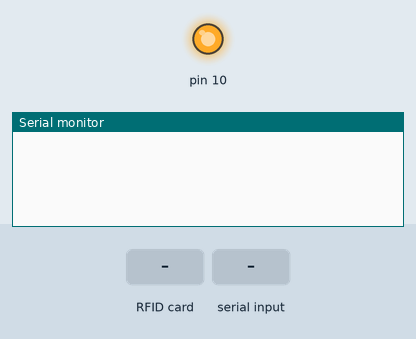
Bench run of a sketch on a simulated Arduino Uno, built with avr-gcc and run on an emulated ATmega328P. Shown: output pins drawn as LEDs (lit = HIGH), the last lines printed to the serial monitor. The inputs (shaded band) are chosen by the test bench. The modem accepts every AT command (registered, SIM ready, sends succeed) and sends nothing else.

Above: at 2.2 s.
2.3 s: RFID card 5E 7A 19 C4 held to the reader
At 4.0 s:
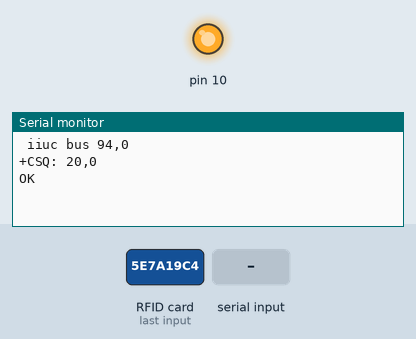
4.7 s: "1" received over the second serial link
At 5.6 s:
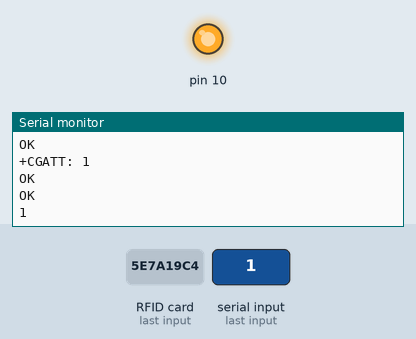

Measured:
- after the input at 2.3 s, the serial monitor: prints a new line after 0.81 s (image 1)
- after the input at 4.7 s, the serial monitor: prints a new line after 0.54 s (image 2)

The sketch:

vehicle_data_iot.ino
```cpp
#include <RFID.h>
#include <SPI.h>
#include <SoftwareSerial.h>
#include <String.h>

SoftwareSerial mySerial(7, 6);

#define SDA_DIO 9
#define RESET_DIO 8
RFID RC522(SDA_DIO, RESET_DIO);
int reader=0;


//String api_key = "KWNXQUPD13PLR72O"; //Thinkspeak data write API KEY


//String field = "1"; //Thinkspeak data writing field no


void setup() //Setup Subprocedure
{
  Serial.begin(19200);
  /* Enable the SPI interface */
  SPI.begin();
  /* Initialise the RFID reader */
  RC522.init();
  //pinMode (sensor1, INPUT); //set Analog pin 0 as input


  mySerial.begin(19200);               // the GPRS baud rate
  Serial.begin(19200);    // the Serial baud rate
  delay(1000);
}

void loop() // Main loop
{

     byte i;

     delay(2);

    if (RC522.isCard())
  {
    /* If so then get its serial number */
    RC522.readCardSerial();

    int x = RC522.serNum[0];

    String sms = String(x);
    /* Output the serial number to the UART */

   /*
    int x[200];
    for(i = 0; i <= 2; i++)
    {
      Serial.println(RC522.serNum[i],DEC);
      x[i]=RC522.serNum[i];
      //Serial.print(RC522.serNum[i],HEX);
    }*/

    Serial.print(" iiuc bus ");
    Serial.print(x);
    Serial.print(",");
    Serial.print(reader++);
    Serial.println();
   Send2Pachube(sms);
    delay(2000);
   }
  delay(1000);
}


void Send2Pachube(String sms)       //send data with gsm
{
 /* mySerial.println("AT"); //check gsm
  delay(1000);

  mySerial.println("AT+CPIN?"); //Check if sim locked with pin
  delay(1000);

  mySerial.println("AT+CREG?"); //Check if gets registered to sim network
  delay(1000);

  mySerial.println("AT+CGATT?"); //Check if gets attached to registered network
  delay(1000);

  mySerial.println("AT+CIPSHUT"); //Close any previous active PDP (Packet data protocol) context
  delay(1000);

  mySerial.println("AT+CIPSTATUS"); //Check current connection status (bearer, TCP/UDP, IP, Port etc.)
  delay(2000);

  mySerial.println("AT+CIPMUX=0"); //Deactive any multi IP connections
  delay(2000);

  ShowSerialData();

  mySerial.println("AT+CSTT=\"INTERNET\"");//start task and setting the APN,
  delay(1000);

  ShowSerialData();

  mySerial.println("AT+CIICR");//bring up wireless connection
  delay(3000);

  ShowSerialData();

  mySerial.println("AT+CIFSR");//get local IP adress
  delay(2000);

  ShowSerialData();

  mySerial.println("AT+CIPSPRT=0"); //Set prompt if module is avail to send data
  delay(3000);

  ShowSerialData();

  mySerial.println("AT+CIPSTART=\"TCP\",\"127.0.0.1\",\"80\"");//start up the connection
  delay(6000);

  ShowSerialData();

  mySerial.println("AT+CIPSEND");//begin send data to remote server
  delay(4000);
  ShowSerialData();
  String str="GET https://testProj/send.php?request="+ smsz;

  mySerial.println(str);//begin send data to remote server
  delay(4000);
  ShowSerialData();

  mySerial.println((char)26);//sending
  delay(5000);//waiting for reply, important! the time is base on the condition of internet
  mySerial.println();

  ShowSerialData();

  mySerial.println("AT+CIPSHUT");//close the connection
  delay(100);
  ShowSerialData();
*/
 mySerial.println("AT+CSQ"); // Signal quality check
  delay(100);
  ShowSerialData();


  mySerial.println("AT+CGATT?"); //Check if gets attached to registered network
  delay(1000);
  ShowSerialData();

  mySerial.println("AT+SAPBR=3,1,\"CONTYPE\",\"GPRS\"");//setting the SAPBR, the connection type is using gprs
  delay(1000);

  ShowSerialData();

  mySerial.println("AT+SAPBR=3,1,\"APN\",\"INTERNET\"");//setting the APN, Access point name string
  delay(4000);

  ShowSerialData();
  mySerial.println("AT+SAPBR=1,1");//setting the SAPBR
  delay(2000);

  ShowSerialData();
  mySerial.println("AT+HTTPINIT"); //init the HTTP request

  delay(2000);
  ShowSerialData();
  mySerial.print("AT+HTTPPARA=\"URL\",\"flood-monitoring-sy.000webhostapp.com/iobus.php?bus=");
mySerial.print(sms);
mySerial.println("\"");
//String str="AT+HTTPsPARA=\"URL\",\"rakibsarwar3.000webhostapp.com/bus.php?bus=\""+sms;

  //mySerial.println(str);//begin send data to remote server
   //mySerial.println("AT+HTTPPARA=\"URL\",\"rakibsarwar3.000webhostapp.com/bus.php?bus=\""+sms);// setting the httppara, the second parameter is the website you want to access
  delay(1000);

  ShowSerialData();
  mySerial.println("AT+HTTPACTION=0");//submit the request
  delay(10000);//the delay is very important, the delay time is base on the return from the website, if the return datas are very large, the time required longer.
  //while(!SIM900.available());
 ShowSerialData();
mySerial.println("AT+HTTPREAD");// read the data from the website you access
  delay(300);
 // changeLed();
  ShowSerialData();

  mySerial.println("");
  delay(100);

}


void ShowSerialData() //Show serial data
{
  while(mySerial.available()!=0)
    Serial.write(mySerial.read());
    Serial.println();
}
```
